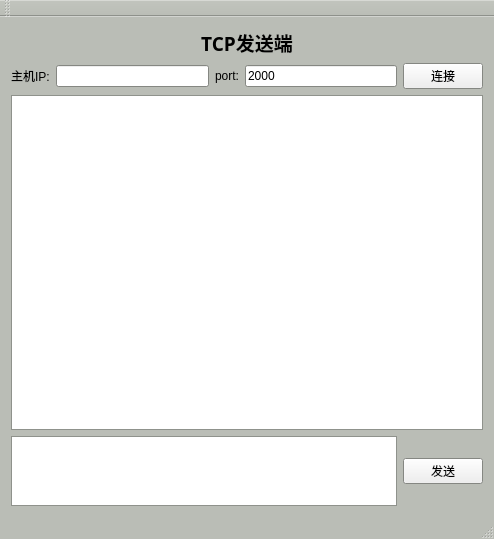
<?xml version="1.0" encoding="UTF-8"?>
<ui version="4.0">
 <class>MainWindow</class>
 <widget class="QMainWindow" name="MainWindow">
  <property name="geometry">
   <rect>
    <x>0</x>
    <y>0</y>
    <width>494</width>
    <height>539</height>
   </rect>
  </property>
  <property name="palette">
   <palette>
    <active>
     <colorrole role="Base">
      <brush brushstyle="SolidPattern">
       <color alpha="255">
        <red>255</red>
        <green>255</green>
        <blue>255</blue>
       </color>
      </brush>
     </colorrole>
     <colorrole role="Window">
      <brush brushstyle="SolidPattern">
       <color alpha="255">
        <red>186</red>
        <green>189</green>
        <blue>182</blue>
       </color>
      </brush>
     </colorrole>
    </active>
    <inactive>
     <colorrole role="Base">
      <brush brushstyle="SolidPattern">
       <color alpha="255">
        <red>255</red>
        <green>255</green>
        <blue>255</blue>
       </color>
      </brush>
     </colorrole>
     <colorrole role="Window">
      <brush brushstyle="SolidPattern">
       <color alpha="255">
        <red>186</red>
        <green>189</green>
        <blue>182</blue>
       </color>
      </brush>
     </colorrole>
    </inactive>
    <disabled>
     <colorrole role="Base">
      <brush brushstyle="SolidPattern">
       <color alpha="255">
        <red>186</red>
        <green>189</green>
        <blue>182</blue>
       </color>
      </brush>
     </colorrole>
     <colorrole role="Window">
      <brush brushstyle="SolidPattern">
       <color alpha="255">
        <red>186</red>
        <green>189</green>
        <blue>182</blue>
       </color>
      </brush>
     </colorrole>
    </disabled>
   </palette>
  </property>
  <property name="windowTitle">
   <string>发送端</string>
  </property>
  <widget class="QWidget" name="centralWidget">
   <layout class="QVBoxLayout" name="verticalLayout">
    <item>
     <widget class="QLabel" name="label_3">
      <property name="font">
       <font>
        <family>Agency FB</family>
        <pointsize>14</pointsize>
        <weight>75</weight>
        <bold>true</bold>
       </font>
      </property>
      <property name="text">
       <string>&lt;html&gt;&lt;head/&gt;&lt;body&gt;&lt;p&gt;TCP发送端&lt;/p&gt;&lt;/body&gt;&lt;/html&gt;</string>
      </property>
      <property name="alignment">
       <set>Qt::AlignCenter</set>
      </property>
     </widget>
    </item>
    <item>
     <layout class="QHBoxLayout" name="horizontalLayout">
      <item>
       <widget class="QLabel" name="label">
        <property name="text">
         <string>主机IP:</string>
        </property>
       </widget>
      </item>
      <item>
       <widget class="QLineEdit" name="hostIpLineEdit">
        <property name="text">
         <string/>
        </property>
       </widget>
      </item>
      <item>
       <widget class="QLabel" name="label_2">
        <property name="text">
         <string>port:</string>
        </property>
       </widget>
      </item>
      <item>
       <widget class="QLineEdit" name="hostPortLineEdit">
        <property name="text">
         <string>2000</string>
        </property>
       </widget>
      </item>
      <item>
       <widget class="QPushButton" name="connectButton">
        <property name="text">
         <string>连接</string>
        </property>
       </widget>
      </item>
     </layout>
    </item>
    <item>
     <layout class="QHBoxLayout" name="horizontalLayout_2">
      <item>
       <widget class="QTextEdit" name="receiveContextTextEdit"/>
      </item>
     </layout>
    </item>
    <item>
     <layout class="QHBoxLayout" name="horizontalLayout_3">
      <item>
       <widget class="QTextEdit" name="sendContextTextEdit">
        <property name="sizePolicy">
         <sizepolicy hsizetype="Expanding" vsizetype="Preferred">
          <horstretch>0</horstretch>
          <verstretch>0</verstretch>
         </sizepolicy>
        </property>
       </widget>
      </item>
      <item>
       <widget class="QPushButton" name="sendButton">
        <property name="text">
         <string>发送</string>
        </property>
       </widget>
      </item>
     </layout>
    </item>
   </layout>
  </widget>
  <widget class="QMenuBar" name="menuBar">
   <property name="geometry">
    <rect>
     <x>0</x>
     <y>0</y>
     <width>494</width>
     <height>28</height>
    </rect>
   </property>
  </widget>
  <widget class="QToolBar" name="mainToolBar">
   <attribute name="toolBarArea">
    <enum>TopToolBarArea</enum>
   </attribute>
   <attribute name="toolBarBreak">
    <bool>false</bool>
   </attribute>
  </widget>
  <widget class="QStatusBar" name="statusBar"/>
 </widget>
 <layoutdefault spacing="6" margin="11"/>
 <resources/>
 <connections/>
</ui>
